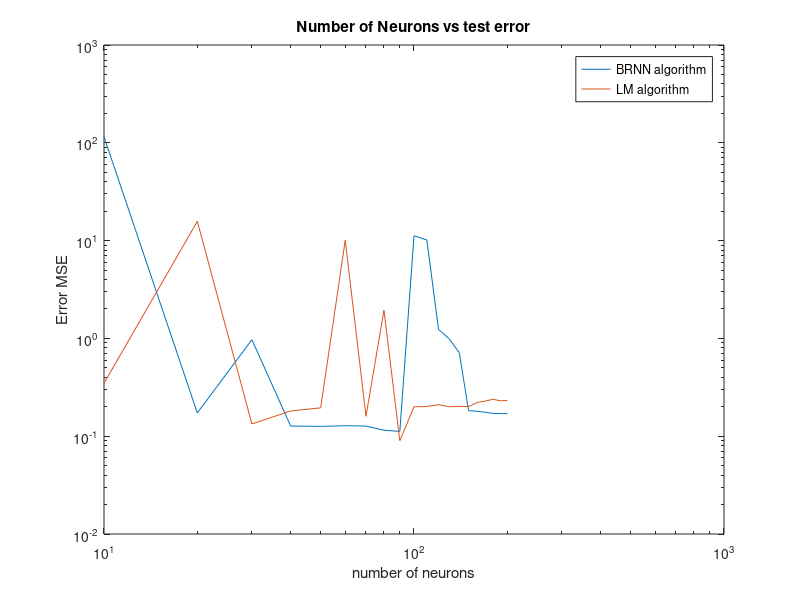
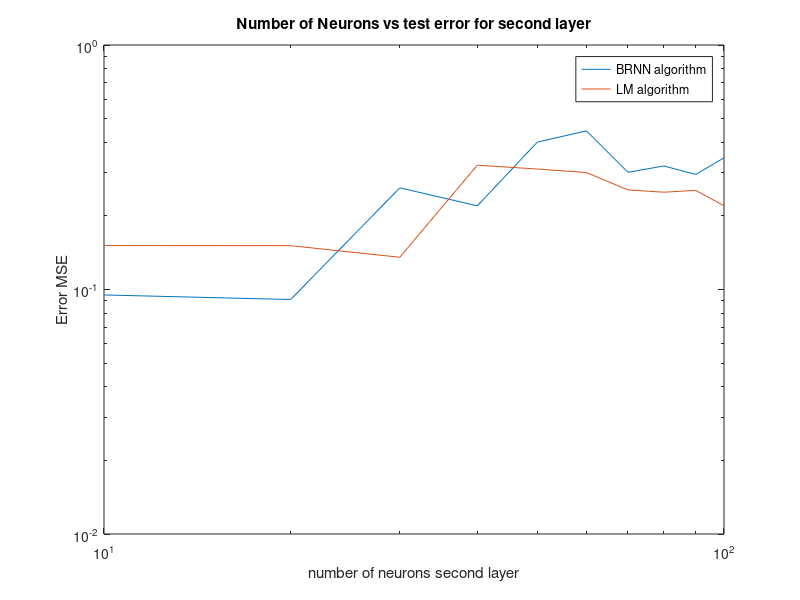
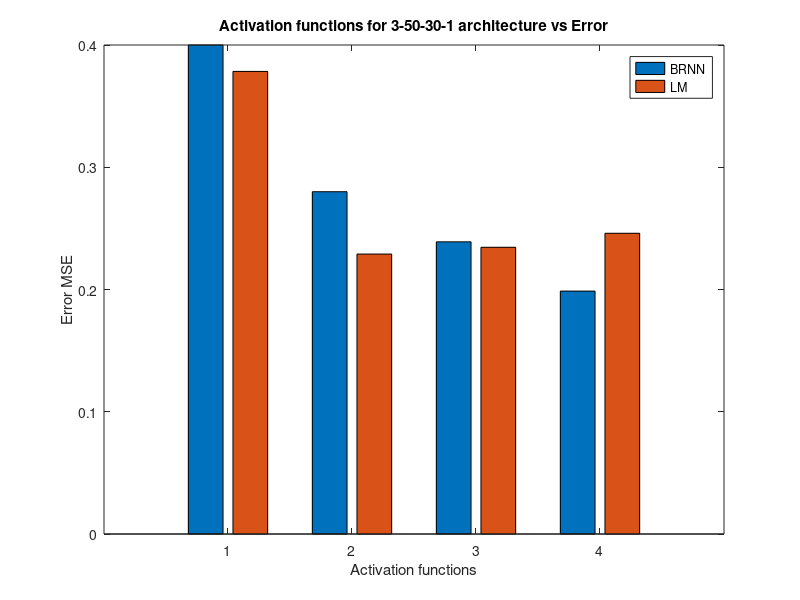

These figures' MATLAB source, in order: (Note: this script raises an error after producing the figures.)
%script for plotting graphs brnn,LM and activation functions
number_neurons=[10 20 30 40 50 60 70 80 90 100 110 120 130 140 150 160 170 180 190 200];
brnn_test=[115.2 0.173 0.970 0.127 0.126 0.128 0.127 0.115 0.112 11.2001 10.1591 1.2356 0.9877 0.7122 0.18258 0.17988 0.17555 0.17113 0.17008 0.16987];
LM_test=[0.34778 15.7234 0.13348 0.1811 0.19500 10.0850 0.160 1.943 0.0900 0.2000 0.20100 0.21000 0.20018 0.20181 0.20080 0.22112 0.22890 0.23842 0.23000 0.23211];
figure (1)
Brnng=loglog(number_neurons,brnn_test);
hold on
lmg=loglog(number_neurons,LM_test);
hold on
title('Number of Neurons vs test error')
xlabel('number of neurons')
ylabel('Error MSE')
ma1='BRNN algorithm';
ma2='LM algorithm';
legend(ma1,ma2)
%------------------------------------------------------------------------
%two hidden layers
neurons2ndlayer=[10 20 30 40 50 60 70 80 90 100];
brnntest1=[0.09500 0.09100 0.26050 0.21987 0.4008 0.4454 0.3015 0.32012 0.2955 0.3455];
lmtest1=[0.15122 0.1511 0.1355 0.3224 0.311 0.3009 0.2554 0.2500 0.2544 0.2200];
figure (2)
Brnng=loglog(neurons2ndlayer,brnntest1);
hold on
lmg=loglog(neurons2ndlayer,lmtest1);
hold on
title('Number of Neurons vs test error for second layer')
xlabel('number of neurons second layer')
ylabel('Error MSE')
ma1='BRNN algorithm';
ma2='LM algorithm';
legend(ma1,ma2)
%-------------------------------------------------------------------------
%activation function test
act_func=[1 2 3 4];
%logsig,radbass,softmax,tansig
brnntest2=[0.400 0.3784; 0.2800 0.2290; 0.2390 0.23454; 0.1987 0.2460];
figure(3)
bar(act_func,brnntest2)
hold on
title('Activation functions for 3-50-30-1 architecture vs Error')
xlabel('Activation functions')
ylabel('Error MSE')
legend('BRNN','LM')
set(gca, 'XTick', 1:4, 'XTickLabels', {'Logsig','Radbas','Sostmax','Tansig'})